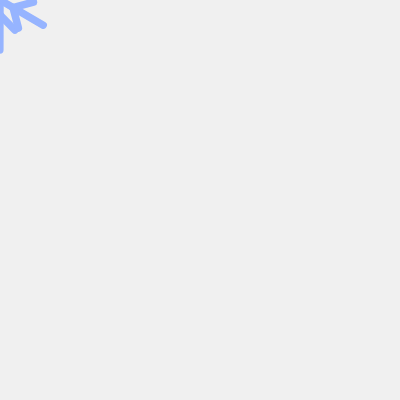
Frame 1 (no input)
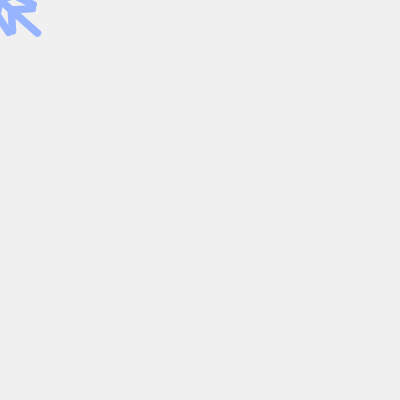
Frame 60 (no input)
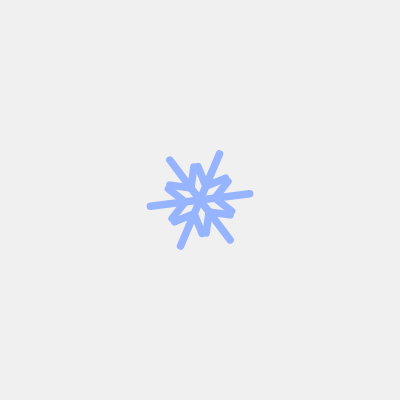
Frame 120 (the mouse pressed at the canvas centre since frame 60)

The p5.js sketch that drew these frames (run headless with seeded random() and noise() and a simulated clock; from frame 60 on, the mouse is pressed at the canvas centre):

// p5.js sketch
// ── sketch.js
let NUM = 6;

function setup() {
  createCanvas(400, 400);
}

function drawSnow01(x, y, angle, radius, col) {
  strokeWeight(15);
  stroke(col);

  push();
  {
    translate(x, y);
    rotate(angle);
    scale(radius / 100);

    for (let i = 0; i < NUM; i++) {
      push();
      {
        rotate(i * TWO_PI / NUM);
        line(0, 0, 0, -100);
        line(0, 30, 30, 60);
        line(0, 30, -30, 60);
      }
      pop();
    }
  }
  pop();
}

function draw() {
  background(240);

  let sec = millis() / 1000;
  drawSnow01(mouseX, mouseY, sec * 0.2, 50, color(150, 180, 255));// 引数から色を指定
}
